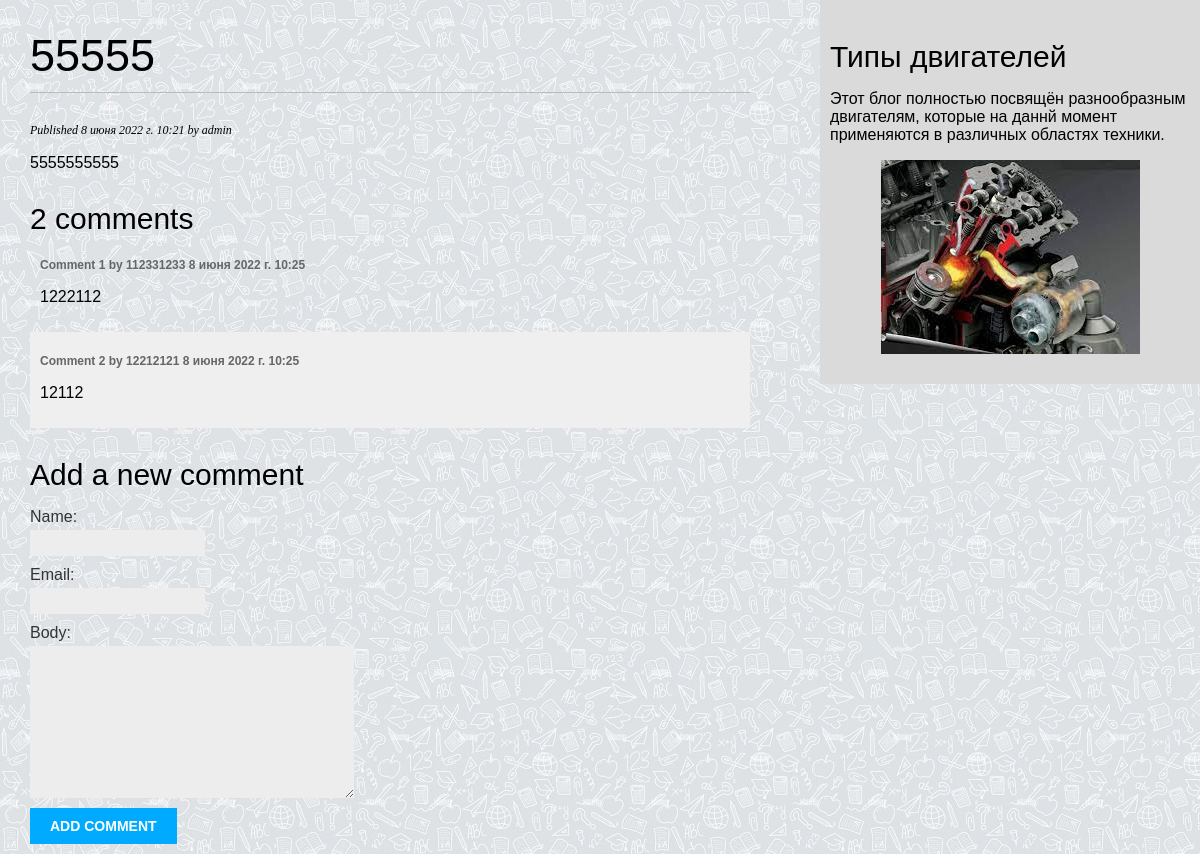
The app's page /blog/4/, older data.
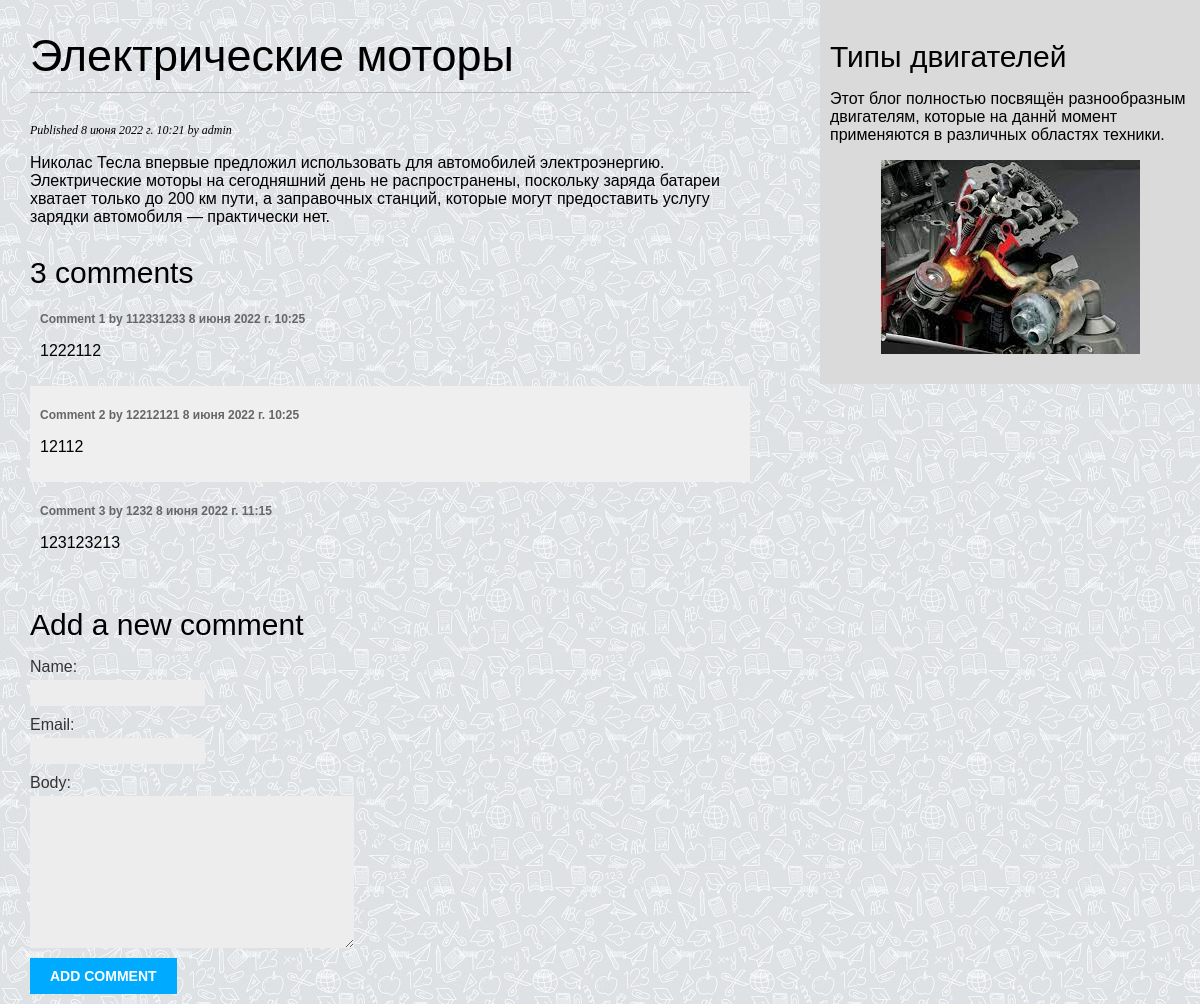
The same page, newer data.
### blog/models.py (models this page shows, shortened)
class Post(models.Model):
    class Status(models.TextChoices):
        DRAFT = 'DF', 'Draft'
        PUBLISHED = 'PB', 'Published'
    title = models.CharField(max_length=250)
    slug = models.SlugField(max_length=250)
    author = models.ForeignKey(User,
    on_delete=models.CASCADE,
    related_name='blog_posts')
    body = models.TextField()
    publish = models.DateTimeField(default=timezone.now)
    created = models.DateTimeField(auto_now_add=True)
    updated = models.DateTimeField(auto_now=True)
    status = models.CharField(max_length=2,
    choices=Status.choices,
    default=Status.DRAFT)
    objects = models.Manager() # The default manager.
    published = PublishedManager() # Our custom manager.
    class Meta:
        ordering = ['-publish']
        indexes = [
            models.Index(fields=['-publish']),
        ]

class Comment(models.Model):
    post = models.ForeignKey(Post, on_delete=models.CASCADE, related_name='comments')
    name = models.CharField(max_length=80)
    email = models.EmailField()
    body = models.TextField()
    created = models.DateTimeField(auto_now_add=True)
    updated = models.DateTimeField(auto_now=True)
    active = models.BooleanField(default=True)
    class Meta:
        ordering = ['created']
        indexes = [
            models.Index(fields=['created']),
        ]

### blog/views.py (the view)
# urls.py: path('<int:id>/', views.post_detail, name='post_detail'),
def post_detail(request, id):
    post = get_object_or_404(Post, id=id, status=Post.Status.PUBLISHED)
    comments = post.comments.filter(active=True)
    form = CommentForm()
    return render(request, 'blog/post/detail.html', {'post': post, 'comments': comments,
    'form': form})

### blog/forms.py
class CommentForm(forms.ModelForm):
    class Meta:
        model = Comment
        fields = ['name', 'email', 'body']

### blog/templates/blog/post/detail.html (shortened to what this page needs)
{% extends "blog/base.html" %}
{% block content %}
  <h1>{{ post.title }}</h1>
  <p class="date">
    Published {{ post.publish }} by {{ post.author }}
  </p>
  {% autoescape off %}
    {{ post.body|linebreaks }}
  {% endautoescape %}
  {% with comments.count as total_comments %}
    <h2>{{ total_comments }} comment{{ total_comments|pluralize }}</h2>
  {% endwith %}
  {% for comment in comments %}
  <div class="comment">
  <p class="info">
  Comment {{ forloop.counter }} by {{ comment.name }}
  {{ comment.created }}
  </p>
  {{ comment.body|linebreaks }}
  </div>
  {% empty %}
  <p>There are no comments yet.</p>
  {% endfor %}
  <h2>Add a new comment</h2>
  <form action="{% url 'blog:post_comment' post.id %}" method="post">
  {{ form.as_p }}
  <p><input type="submit" value="Add comment"></p>
  </form>
{% endblock %}

Row changes from the older to the newer data that the page shows:
changed Post "admin": title "55555" → "Электрические моторы"; body "5555555555" → "Николас Тесла впервые предложил использовать для автомобилей электроэнергию. Электрические моторы на сегодняшний день не распространены, поскольку заряда батареи хватает только до 200 км пути, а заправочных станций, которые могут предоставить услугу зарядки автомобиля — практически нет."
added Comment: name "1232", created "8 июня 2022 г. 11:15", body "123123213"
Text that changed along with them:
{{ total_comments }}: "2" → "3"
